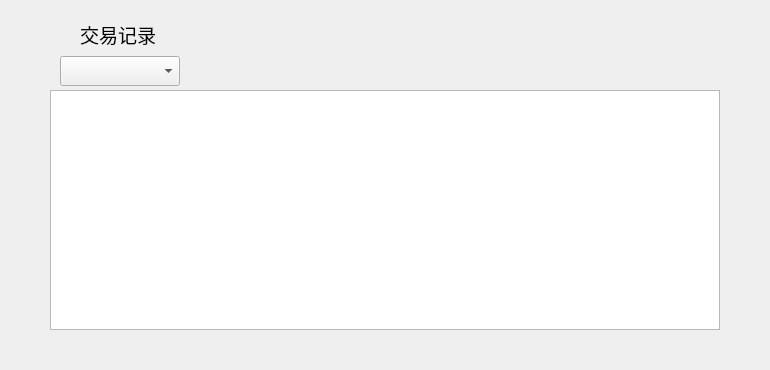
<?xml version="1.0" encoding="UTF-8"?>
<ui version="4.0">
 <class>ContactInfoHistoryWidget</class>
 <widget class="QWidget" name="ContactInfoHistoryWidget">
  <property name="geometry">
   <rect>
    <x>0</x>
    <y>0</y>
    <width>770</width>
    <height>370</height>
   </rect>
  </property>
  <property name="font">
   <font>
    <family>微软雅黑</family>
   </font>
  </property>
  <property name="windowTitle">
   <string>Form</string>
  </property>
  <widget class="QLabel" name="label">
   <property name="geometry">
    <rect>
     <x>80</x>
     <y>14</y>
     <width>171</width>
     <height>40</height>
    </rect>
   </property>
   <property name="font">
    <font>
     <pointsize>14</pointsize>
    </font>
   </property>
   <property name="text">
    <string>交易记录</string>
   </property>
  </widget>
  <widget class="QComboBox" name="assetComboBox">
   <property name="geometry">
    <rect>
     <x>60</x>
     <y>56</y>
     <width>120</width>
     <height>30</height>
    </rect>
   </property>
  </widget>
  <widget class="QTableWidget" name="transferRecordTableWidget">
   <property name="geometry">
    <rect>
     <x>50</x>
     <y>90</y>
     <width>670</width>
     <height>240</height>
    </rect>
   </property>
   <attribute name="horizontalHeaderVisible">
    <bool>false</bool>
   </attribute>
   <attribute name="verticalHeaderVisible">
    <bool>false</bool>
   </attribute>
   <column>
    <property name="text">
     <string>区块高度</string>
    </property>
    <property name="font">
     <font>
      <family>微软雅黑</family>
     </font>
    </property>
    <property name="textAlignment">
     <set>AlignCenter</set>
    </property>
   </column>
   <column>
    <property name="text">
     <string>我的地址</string>
    </property>
    <property name="font">
     <font>
      <family>微软雅黑</family>
     </font>
    </property>
    <property name="textAlignment">
     <set>AlignCenter</set>
    </property>
   </column>
   <column>
    <property name="text">
     <string>数量</string>
    </property>
    <property name="font">
     <font>
      <family>微软雅黑</family>
     </font>
    </property>
    <property name="textAlignment">
     <set>AlignCenter</set>
    </property>
   </column>
   <column>
    <property name="text">
     <string>手续费</string>
    </property>
    <property name="font">
     <font>
      <family>微软雅黑</family>
     </font>
    </property>
    <property name="textAlignment">
     <set>AlignCenter</set>
    </property>
   </column>
   <column>
    <property name="text">
     <string>交易ID</string>
    </property>
    <property name="font">
     <font>
      <family>微软雅黑</family>
     </font>
    </property>
    <property name="textAlignment">
     <set>AlignCenter</set>
    </property>
   </column>
   <column>
    <property name="text">
     <string>交易状态</string>
    </property>
    <property name="font">
     <font>
      <family>微软雅黑</family>
     </font>
    </property>
    <property name="textAlignment">
     <set>AlignCenter</set>
    </property>
   </column>
  </widget>
  <widget class="QStackedWidget" name="stackedWidget">
   <property name="geometry">
    <rect>
     <x>0</x>
     <y>330</y>
     <width>770</width>
     <height>41</height>
    </rect>
   </property>
  </widget>
 </widget>
 <resources/>
 <connections/>
</ui>
